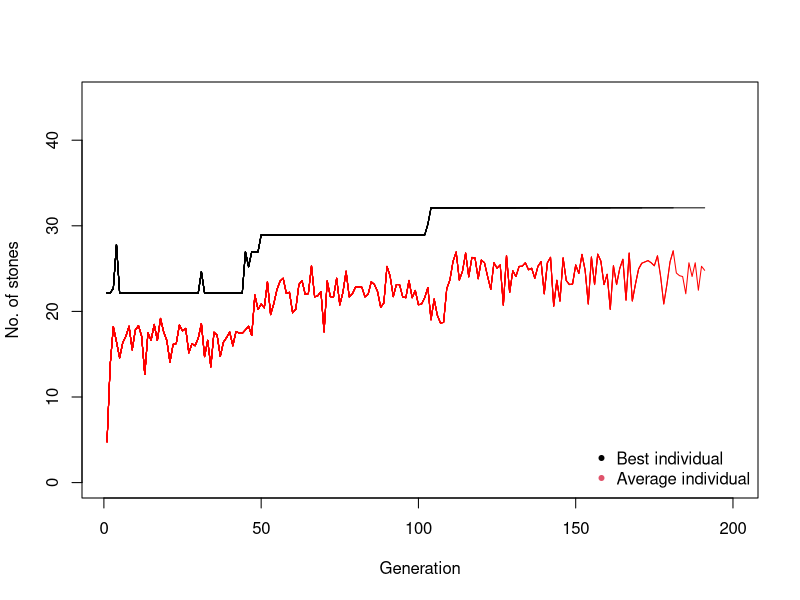

Reproduce this figure in R.
rm(list=ls(all=TRUE))

#if package not installer 
# install.packages("rlist")

library(rlist)
set.seed(1)

# Data
Gems <- data.frame(
        Color = c("Red", "Blue", "Purple", "Orange", "Green", "Pink", "White", "Black", "Yellow"),
        Weight = round(runif(9,0.5,5),2),
        Value = round(abs(rnorm(9,0,5))+0.5,2)
)

# Task: Gem selection. 
# Aim: Get highest combined value.
# Restriction: Max weight of the gem combined = 10. 


InitilzePop <- function(size){
  #pop<- lapply(1:size, function(pop) round(runif(nrow(Gems),0,1),0))
  pop <- (t(sapply(1:size, function(pop) round(runif(nrow(Gems),0,1),0))))
  colnames(pop)<- Gems$Color
  return(pop)
}

# fitness function
fitness_function <- function(population, weightRestriction){
  
  score<-0
  for (i in 1:nrow(population)) {
    temp <-apply(Gems[which(population[i,1:nrow(Gems)]==1),2:3],2, sum)
    
    
    score[i]<- ifelse(temp[1]>weightRestriction, 0 , temp[2])
    
  }
   pop<- cbind(population,score)
   pop<-pop[order(score, decreasing = T),]
  return(pop)

}


#Selection, Breeding, crossover, mutation

#mutation function
mutate <- function(dna){
  #inverses one random genome in the chromosome
 ind <- sample(1:length(dna),1)
 dna[ind] <- ifelse(dna[ind]==1,0,1)
  return(dna) 
}

#crossover function
crossover <- function(dna1, dna2){
  len <- 1:ceiling(length(dna1)/2)
  offspring <-c(dna1[len],dna2[-len])
  return(offspring)
}


# Making a function to combine genetic information from parents to create offspring
Breed <- function(parent1, parent2, population){
  dna1 <- population[parent1,-ncol(population)]
  dna2 <- population[parent2,-ncol(population)]
  
  H <- 0; W<- 0; S<- 0
  # crossover 95% of the time 
  if(runif(1,0,100)>10) {
    offspring<-crossover(dna1,dna2)
    
  }else{
    # 5% chance for mutation
    offspring <-  mutate(dna1)
  }
  
  return(offspring)
}


# Function to breed the next generation
BreedPopulation <- function(population){
  population<-  fitness_function(population, 10)
  NewPopulation <- list()
  #only top x% of the list allowed the breed.
  len <- floor(nrow(population)/4)
  
  for (i in 1:(len-1)) {
    
    NewPopulation<- list.append(NewPopulation,Breed(i,i+1,population ))
    NewPopulation<- list.append(NewPopulation,Breed(i+1,i,population ))
    NewPopulation<- list.append(NewPopulation,Breed((len+1-i),i,population ))
    NewPopulation<- list.append(NewPopulation,Breed(i,(len+1-i),population ))
    
  }
  NewPopulation<- list.append(NewPopulation, InitilzePop(1))
  NewPopulation<- list.append(NewPopulation, InitilzePop(1))
  NewPopulation<- list.append(NewPopulation, InitilzePop(1))
  NewPopulation<- list.append(NewPopulation, InitilzePop(1))
  
  pop<-Reduce(rbind, NewPopulation)
  
  return(pop)
}

# Create one function to handle the whole generational process
Genetic_Algorithm <- function(popsize,Gen,BreakCond){
  
  #initilize the population
  population <-InitilzePop(popsize)
  
  #initialize a matrix to store performance data in
  Performance <- matrix(NA, nrow=Gen,ncol=2)
  colnames(Performance) <- c("Average","Best")
  rownames(Performance) <- paste("Generation",seq(nrow(Performance)))
  
  breakCond <- 0
  
  #creating the frame for the plot
  plot(NULL, xlim =c(1,Gen), ylim = c(0,45), ylab = "No. of stones", xlab = "Generation")
  legend("bottomright", c("Best individual", "Average individual"), pch = 20, col = c(1, 2),bty = "n")
  
  #Starting the Generational process
  for (j in 1:Gen) {
    # create the new population
    population <-  BreedPopulation(population)
    
    #In this example, weightRestriction is set to 10 
    score <- fitness_function(population,10)[,nrow(Gems)+1]
    
    #store the performance of the jth generation
    Performance[j,] <- c(mean(score),max(score))
    
    # update plot 
    if(j %in% seq(1,Gen,Gen/20)) {
    Sys.sleep(0.1)
    lines(Performance[,2])
    lines(Performance[,1], col = "red")
    }
    Sys.sleep(0)
    
    
    #Stops the process if the result has not improved the last x generations
    if(Performance[j,2] > max(Performance[1:(j-1),2])){
      #if the performance of this generation is better than the previous generations, the breakCond reset to zero
      breakCond <- 0
    }else
    {
      #if the performace of this generation is not better. Add 1 to the breakCond. 
      breakCond <- breakCond+1
    }
    # if breakCond reaches the Break condition, the process stops.
    if(breakCond >= BreakCond){ break}
    
  }
  
  #Organizing all data into a list
  result <- list(GenerationPerformance = Performance, Solution = list(Genes=population[1,],Result=apply(Gems[which(population[1,] ==1),2:3],2,sum)))
  
  return(result)
  
}


Genetic_Algorithm(popsize = 20, Gen = 200,BreakCond = 150)
